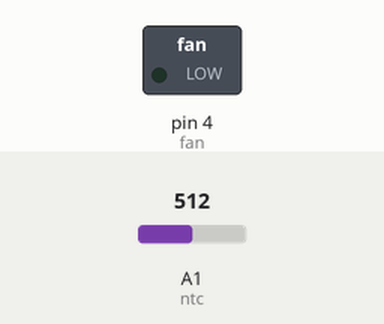
This sketch was run on a simulated Arduino Uno, built with avr-gcc and run on an emulated ATmega328P. Parts: switched loads named in the sketch (green lamp = pin HIGH). Inputs (shaded band) come from the test bench; at power-on: A1 (ntc) = 512.

Above: at 1.2 s.
1.3 s: A1 (ntc) set to 534
2.8 s: A1 (ntc) set to 559
At 4.0 s:
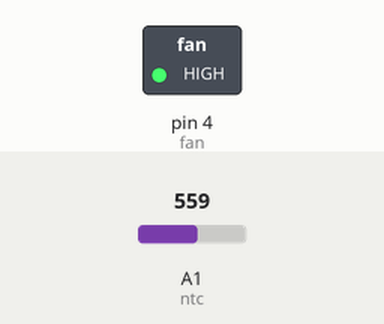
4.3 s: A1 (ntc) set to 530
At 5.3 s:
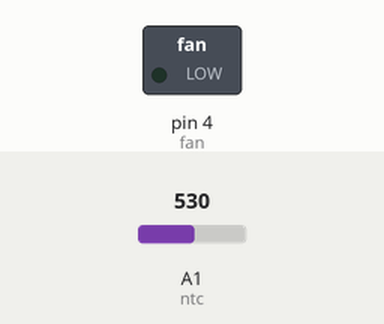
5.8 s: A1 (ntc) set to 560
At 6.5 s:
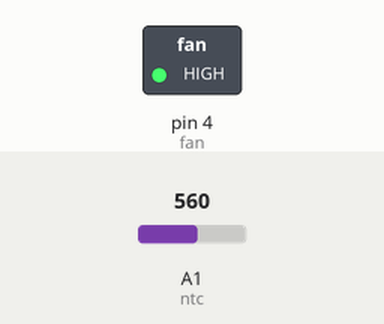
Timing chart, 0 to 8.3 s (numbered marks = the images above; inputs shaded):
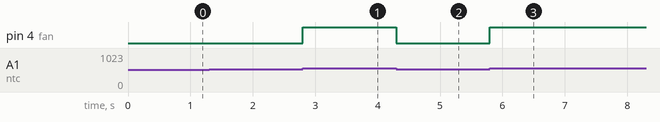

Measured:
- the behaviour switches between 550 and 551 on A1 (ntc) (found by bisection; images 0 and 1)
- after the input at 1.3 s, every drawn part: stays the same
- after the input at 2.8 s, pin 4 (fan): LOW → HIGH at once
- after the input at 4.3 s, pin 4 (fan): HIGH → LOW at once
- after the input at 5.8 s, pin 4 (fan): LOW → HIGH at once

The sketch:

_3b.ino
```cpp
int led = 2;
int button = 3;
int ldr = 0;
int ntc = 1;
int fan = 4;

void setup() {
  //TODO: initialize the required pins
  pinMode(fan, OUTPUT);
}

void loop() {
  //TODO: make a thermostat!
  if(analogRead(ntc) > 550){
    digitalWrite(fan, HIGH);
  }
  else if(analogRead(ntc) < 540){
    digitalWrite(fan, LOW);
  }
}

/*
References, hints:
https://courses.ideate.cmu.edu/16-223/f2015/guide/ex/Arduino/input-hysteresis/input-hysteresis.html

Advanced info:
http://pcbheaven.com/wikipages/How_PC_Fans_Work/
*/
```
